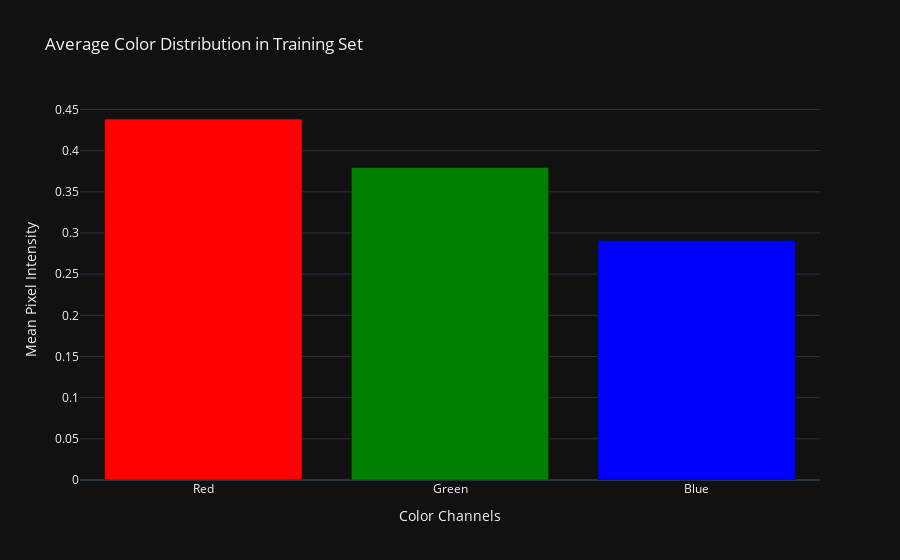

The code cell stored with this chart in its notebook:
### Code cell
# Plotly Bar Chart for Mean RGB
fig_rgb = go.Figure()

fig_rgb.add_trace(go.Bar(
    x=['Red', 'Green', 'Blue'],
    y=mean_rgb_np,
    marker=dict(color=['red', 'green', 'blue']),
    name='Mean Color Intensity'
))

fig_rgb.update_layout(
    title="Average Color Distribution in Training Set",
    xaxis_title="Color Channels",
    yaxis_title="Mean Pixel Intensity",
    showlegend=False
)

fig_rgb.show()

### Figure 1 — Plotly figure (JSON) as saved in the notebook; plotly's stock layout.template omitted (floating-point values rounded to 4 significant figures)
{"data": [{"marker": {"color": ["red", "green", "blue"]}, "name": "Mean Color Intensity", "x": ["Red", "Green", "Blue"], "y": [0.4384, 0.3795, 0.2907], "type": "bar"}], "layout": {"title": {"text": "Average Color Distribution in Training Set"}, "xaxis": {"title": {"text": "Color Channels"}}, "yaxis": {"title": {"text": "Mean Pixel Intensity"}}, "showlegend": false}}
